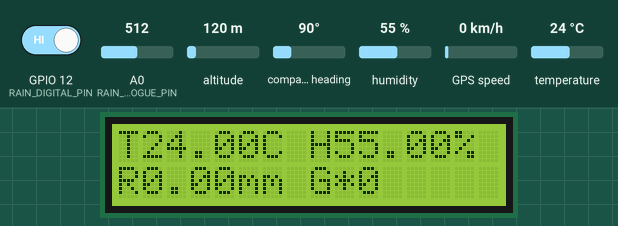
A sketch run on a simulated ESP8266 (NodeMCU). Shown: 16×2 character LCD. Inputs (shaded band) come from the test bench; at power-on: humidity 55 %, GPIO 12 (RAIN_DIGITAL_PIN) HIGH, A0 (RAIN_ANALOGUE_PIN) = 512, temperature 24 °C, altitude 120 m, compass heading 90°, GPS speed 0 km/h. WiFi joins after 1.5 s; servers stay silent unless stated; uploads are accepted with an empty reply; the GPS gets a fix after 3 s at 37.7749, -122.4194 with 8 satellites; what the sketch prints to the serial monitor is not drawn.

Above: at 3.8 s.
3.9 s: humidity set to 22 %
At 7.7 s:
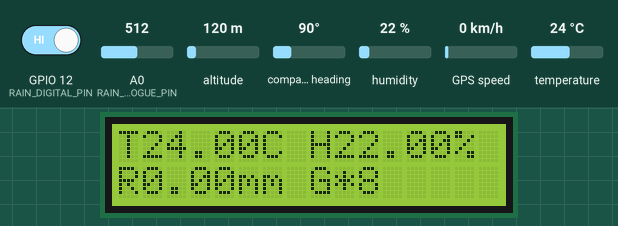
10.2 s: GPIO 12 (RAIN_DIGITAL_PIN) driven LOW
At 12.9 s:
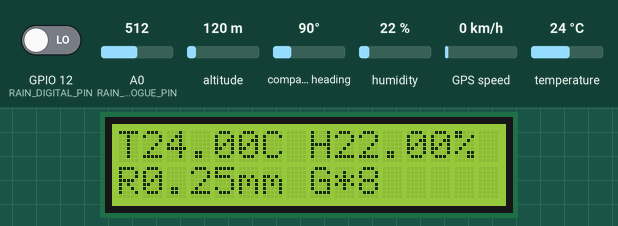
15.3 s: A0 (RAIN_ANALOGUE_PIN) set to 716
At 17.4 s:
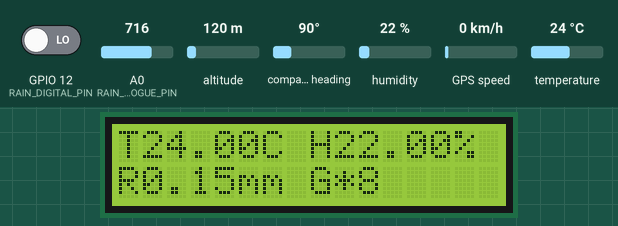
19.8 s: temperature set to 12 °C
At 21.3 s:
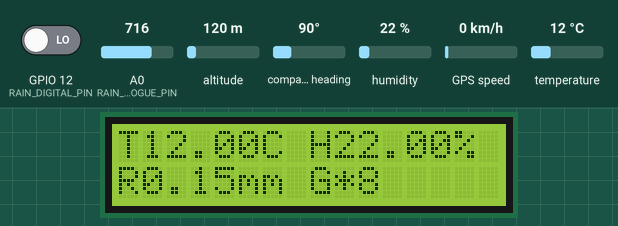
24.3 s: A0 (RAIN_ANALOGUE_PIN) set to 992
At 25.8 s:
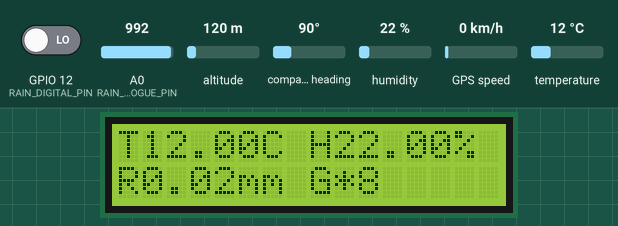
Timing chart, 0 to 27.3 s (numbered marks = the images above; inputs shaded):
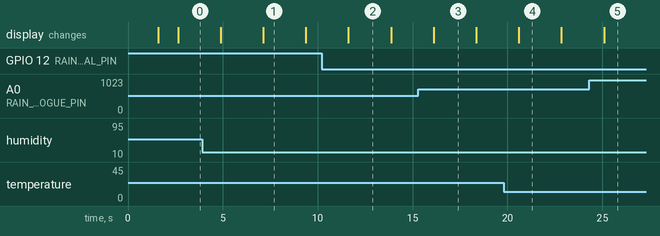

Measured:
- after the input at 10.2 s, the display: changes after 1.4 s (image 2)
- after the input at 15.3 s, the display: changes after 0.81 s (image 3)
- after the input at 19.8 s, the display: changes after 0.79 s (image 4)
- after the input at 24.3 s, the display: changes after 0.79 s (image 5)
- what the display in image 1 shows lasts 2.3 s, from 7.1 s to 9.4 s
- what the display in image 2 shows lasts 2.3 s, from 11.6 s to 13.9 s

The sketch:

ESP8266_Sketch.ino
```cpp
// CS619 VU FYP Spring 2020
// Useful links and credits:
// https://robojax.com/learn/arduino/?vid=robojax_ESP8266_NodeMCU_DHT
// https://github.com/sarful/Interface-raindrop-sensor-to-NodeMcu-For-Beginner/blob/master/rain_sensor.ino.ino
// https://cdn.instructables.com/FJC/J4AP/JH8JBTHA/FJCJ4APJH8JBTHA.LARGE.jpg
// https://lastminuteengineers.com/wp-content/uploads/arduino/ESP-12E-Development-Board-ESP8266-NodeMCU-Pinout.png

#include <math.h>
#include <DHT.h>
#include <Adafruit_Sensor.h>

#include <ESP8266WiFi.h>
#include <WiFiClient.h>
#include <ESP8266WebServer.h>
#include <ESP8266mDNS.h>
#include <ESP8266HTTPClient.h>

#include <TinyGPS++.h>
#include <SoftwareSerial.h>

#include <Wire.h>
#include <LiquidCrystal_I2C.h>

// --- Digital (Dx) GPIO Pin Mappings ---
#define PIN_D0 16
#define PIN_D1 5
#define PIN_D2 4
#define PIN_D3 0
#define PIN_D4 2
#define PIN_D5 14
#define PIN_D6 12
#define PIN_D7 13
#define PIN_D8 15

// --- DHT settings ---
#define DHTPIN PIN_D5 // what digital pin we're connected to
// Uncomment "DHTTYPE" the one you're using!
// #define DHTTYPE DHT11   // DHT 11
#define DHTTYPE DHT22 // DHT 22  (AM2302), AM2321
// #define DHTTYPE DHT21   // DHT 21 (AM2301)
DHT dht(DHTPIN, DHTTYPE);
float temperatureC = 0.0; // temperature in Celsius
float humidity = 0.0;     // humidity in %

// --- Rain Drop Sensor Settings ---
#define RAIN_ANALOGUE_PIN A0    // input for LDR and rain sensor
#define RAIN_DIGITAL_PIN PIN_D6 // enable reading Rain sensor
int rainAnalogueValue = 0;      // variable to store the value coming from Rain sensor
int rainDigitalValue = 0;       // variable to store the value coming from Rain sensor
double rainMeasure = 0.0;       // variable to store rain measurement in mm

// --- gps settings ---
TinyGPSPlus gps;
#define RXPin PIN_D7             // TX from gps goes into RX of board
#define TXPin PIN_D8             // RX from gps goes into TX of board
SoftwareSerial gpsSerial(RXPin, TXPin); // (RX, TX) The serial connection to the GPS device
float latitude, longitude;
int year, month, date, hour, minute, second;
String date_str, time_str, lat_str, lng_str;
int pm;
uint32_t sats = 0;
// NOTE: also see https://www.esp8266.com/viewtopic.php?f=32&t=3829

// --- lcd settings ---
// set LCD address, number of columns and rows
// if you don't know your display address, run an I2C scanner sketch
#define LCD_ADDR 0x27 // I2C LCD Address: 0x27
#define LCD_COL 16
#define LCD_ROW 2
LiquidCrystal_I2C lcd(LCD_ADDR, LCD_COL, LCD_ROW);
bool shouldShowGpsCoordinates = false;

// --- wifi settings ---
#define SSID "..."    // Your WiFi name
#define PASS "..."    // Your WiFi password
ESP8266WebServer server(80); // on-board web server on port 80

// --- rest api http web server settings ---
#define REST_SERVER_IP "http://<your_username>.pythonanywhere.com"       // ip/domain of server
#define REST_SERVER_PORT ":80"                      // port at which api is running
#define REST_SERVER_ROUTE "/api/v1/device/data/update"     // route that handles put request from device

// --- device settings ---
#define DEVICE_ID "d001"            // device id added by admin
#define DEVICE_PASSWORD "p001"      // device password added by admin

void setup(void)
{
    // set baud rate for seriial monitor
    Serial.begin(115200);

    // setup dht
    dht.begin();

    // setup rain sensor pins
    pinMode(RAIN_DIGITAL_PIN, INPUT);
    pinMode(RAIN_ANALOGUE_PIN, INPUT);

    // set baud rate for serial conn to gps
    gpsSerial.begin(9600);

    // initialize LCD
    // lcd.begin();
    lcd.begin(PIN_D2, PIN_D1);
    lcd.backlight(); // turn on LCD backlight

    connectToWiFi();

    // setup web server routes
    server.on("/", indexRouteHandler);
    // server.on("/inline", // demo for other routes
    //           []() {
    //               server.send(200, "text/plain", "this works as well");
    //           });
    server.onNotFound(routeNotFound);

    server.begin();
    Serial.println("HTTP server started");
}

void loop(void)
{
    server.handleClient();
    MDNS.update();


    // read temperature and humidity
    float newTemperatureC = dht.readTemperature();     // Read temperature as Celsius (the default)
    float newHumidity = dht.readHumidity();            // Reading humidity

    temperatureC = !isnan(newTemperatureC) ? newTemperatureC : -1000.0;
    humidity = !isnan(newHumidity) ? newHumidity : -1000.0;


    // read rain sensor
    rainAnalogueValue = analogRead(RAIN_ANALOGUE_PIN);
    rainDigitalValue = digitalRead(RAIN_DIGITAL_PIN);

    // the rain measure is based on the ratio of change in analogue value when water is present and
    // total analogue value when no water is pressent. 0.5mm is the height of water if the whole sensor
    // is covered with water. This measure is instantaneous rather than time oriented.
    rainMeasure = rainDigitalValue == 0
                      ? ((double)(1024 - rainAnalogueValue) / 1024.00) * 0.5
                      : 0.00;


    // read GPS coordinates
    readDataFromGPS();


    // print data on serial monitor
    Serial.println("");
    Serial.println("--- Sensors Data ---");

    Serial.print("TMP: ");
    Serial.print(temperatureC != -1000.0 ? String(temperatureC, 2) : "--");
    Serial.println(" °C");

    Serial.print("HMD: ");
    Serial.print(humidity != -1000.0 ? String(humidity, 2) : "--");
    Serial.println(" %");

    Serial.print("RAN: ");
    Serial.print(rainMeasure);
    Serial.println(" mm");

    Serial.println("--- GPS Data ---");

    Serial.print("SAT: ");
    Serial.println(sats);
    Serial.print("LAT: ");
    Serial.println(lat_str != "" ? lat_str : "--");
    Serial.print("LNG: ");
    Serial.println(lng_str != "" ? lng_str : "--");
    Serial.println("");


    // print data on 16*2 LCD
    if (shouldShowGpsCoordinates)
    {
        lcd.clear();
        lcd.setCursor(0, 0);
        lcd.print("LAT ");
        lcd.print(lat_str != "" ? lat_str : "--");
        lcd.setCursor(0, 1);
        lcd.print("LNG ");
        lcd.print(lng_str != "" ? lng_str : "--");
        shouldShowGpsCoordinates = false;
    }
    else
    {
        lcd.clear();
        lcd.setCursor(0, 0);
        lcd.print("T");
        lcd.print(temperatureC != -1000.0 ? String(temperatureC, 2) : "--");
        lcd.print("C ");
        lcd.print("H");
        lcd.print(humidity != -1000.0 ? String(humidity, 2) : "--");
        lcd.print("% ");
        lcd.setCursor(0, 1);
        lcd.print("R");
        lcd.print(rainMeasure);
        lcd.print("mm ");
        lcd.print("G*");
        lcd.print(sats);
        shouldShowGpsCoordinates = true;
    }

    // send data to server
    sendJSONPayloadToServer(REST_SERVER_IP, REST_SERVER_PORT, REST_SERVER_ROUTE);

    lat_str = "";
    lng_str = "";

    // standard advised delay is 2000 for dht22
    // smartDelay helps to read data from gps while delaying
    smartDelay(2000);
}

void sendJSONPayloadToServer(String ip, String port, String route)
{
    // wait for WiFi connection
    if ((WiFi.status() == WL_CONNECTED))
    {

        WiFiClient client;
        HTTPClient http;

        Serial.print("[HTTP] begin...\n");
        // configure target server and url
        String url = ip + port + route;
        http.begin(client, url);
        http.addHeader("Content-Type", "application/json");

        Serial.print("[HTTP] POST...\n");
        // start connection and send HTTP header and body
        int httpCode = http.POST(generateJSONPayload());

        // httpCode will be negative on error
        if (httpCode > 0)
        {
            // HTTP header has been sent and Server response header has been handled
            Serial.printf("[HTTP] POST... code: %d\n", httpCode);

            const String &payload = http.getString();
            Serial.println("received payload:\n<<");
            Serial.println(payload);
            Serial.println(">>");
        }
        else
        {
            Serial.printf("[HTTP] POST... failed, error: %s\n", http.errorToString(httpCode).c_str());
        }

        http.end();
    }
    else
    {
        connectToWiFi();
    }
}

void readDataFromGPS()
{
    sats = gps.satellites.value(); // read num of conneceted satellites

    while (gpsSerial.available() > 0) //while data is available
    {
        char c = gpsSerial.read();
        // Serial.print(c);

        gps.encode(c);
        if (gps.location.isValid()) //check whether gps location is valid
        {
            latitude = gps.location.lat();
            lat_str = String(latitude, 6); // latitude location is stored in a string
            longitude = gps.location.lng();
            lng_str = String(longitude, 6); //longitude location is stored in a string
        }

        if (gps.date.isValid()) //check whether gps date is valid
        {
            date_str = "";
            date = gps.date.day();
            month = gps.date.month();
            year = gps.date.year();
            if (date < 10)
                date_str = '0';
            date_str += String(date); // values of date,month and year are stored in a string
            date_str += " / ";

            if (month < 10)
                date_str += '0';
            date_str += String(month); // values of date,month and year are stored in a string
            date_str += " / ";
            if (year < 10)
                date_str += '0';
            date_str += String(year); // values of date,month and year are stored in a string
        }
        if (gps.time.isValid()) //check whether gps time is valid
        {
            time_str = "";
            hour = gps.time.hour();
            minute = gps.time.minute();
            second = gps.time.second();
            minute = (minute + 30); // converting to IST
            if (minute > 59)
            {
                minute = minute - 60;
                hour = hour + 1;
            }
            hour = (hour + 5);
            if (hour > 23)
                hour = hour - 24; // converting to IST
            if (hour >= 12)       // checking whether AM or PM
                pm = 1;
            else
                pm = 0;
            hour = hour % 12;
            if (hour < 10)
                time_str = '0';
            time_str += String(hour); //values of hour,minute and time are stored in a string
            time_str += " : ";
            if (minute < 10)
                time_str += '0';
            time_str += String(minute); //values of hour,minute and time are stored in a string
            time_str += " : ";
            if (second < 10)
                time_str += '0';
            time_str += String(second); //values of hour,minute and time are stored in a string
            if (pm == 1)
                time_str += " PM ";
            else
                time_str += " AM ";
        }
    }
}

// This custom version of delay() ensures that the gps object is being "fed".
static void smartDelay(unsigned long ms)
{
    unsigned long start = millis();
    do
    {
        readDataFromGPS();
    } while (millis() - start < ms);
}

void connectToWiFi()
{
    // connect to wifi
    WiFi.mode(WIFI_STA);
    WiFi.begin(SSID, PASS);
    Serial.println("");

    lcd.clear();
    lcd.setCursor(0, 0);
    lcd.print("Connecting...");
    delay(1000);

    // Wait for connection
    while (WiFi.status() != WL_CONNECTED)
    {
        delay(500);
        Serial.print(".");
    }
    if (WiFi.status() == WL_CONNECTED)
    {
        lcd.clear();
        lcd.setCursor(0, 0);
        lcd.print("Connected!");
        delay(1000);

        uint8_t macAddr[6];
        WiFi.macAddress(macAddr);
        Serial.printf("Connected, mac address: %02x:%02x:%02x:%02x:%02x:%02x",
                      macAddr[0], macAddr[1], macAddr[2], macAddr[3], macAddr[4], macAddr[5]);
    }
    Serial.println("");
    Serial.print("Connected to ");
    Serial.println(SSID);
    Serial.print("IP address: ");
    Serial.println(WiFi.localIP());

    if (MDNS.begin("esp8266_mdns"))
    {
        Serial.println("MDNS responder started");
    }
}

// --- generate json payload ---
String generateJSONPayload()
{
    String json = "{";
    json += "\"device_id\": ";
    json += "\"";
    json += DEVICE_ID;
    json += "\"";
    json += ", ";
    json += "\"device_password\": ";
    json += "\"";
    json += DEVICE_PASSWORD;
    json += "\"";
    json += ", ";
    json += "\"temperature_c\": ";
    json += temperatureC != -1000.0 ? String(temperatureC, 2) : "null";
    json += ", ";
    json += "\"humidity\": ";
    json += humidity != -1000.0 ? String(humidity, 2) : "null";
    json += ", ";
    json += "\"rain\": ";
    json += String(rainMeasure, 2);
    json += ", ";
    json += "\"is_raining\": ";
    json += rainDigitalValue == 0 ? "true" : "false";
    json += ", ";
    json += "\"gps_lat\": ";
    json += lat_str != "" ? lat_str : "null";
    json += ", ";
    json += "\"gps_lng\": ";
    json += lng_str != "" ? lng_str : "null";
    json += "}";
    return json;
}

// --- On-Board Web Server Route Handlers ---
void indexRouteHandler()
{
    String jsonPayload = generateJSONPayload();
    Serial.println(jsonPayload);
    server.send(200, "application/json", jsonPayload);
}
void routeNotFound()
{
    String message = "404! Not Found";
    message += "URI";
    message += server.uri();
    message += "Method ";
    message += (server.method() == HTTP_GET) ? "GET" : "POST";
    message += "Arguments ";
    message += server.args();
    message += "";
    for (uint8_t i = 0; i < server.args(); i++)
    {
        message += " " + server.argName(i) + ": " + server.arg(i) + "";
    }
    server.send(404, "text/plain", message);
}
```
